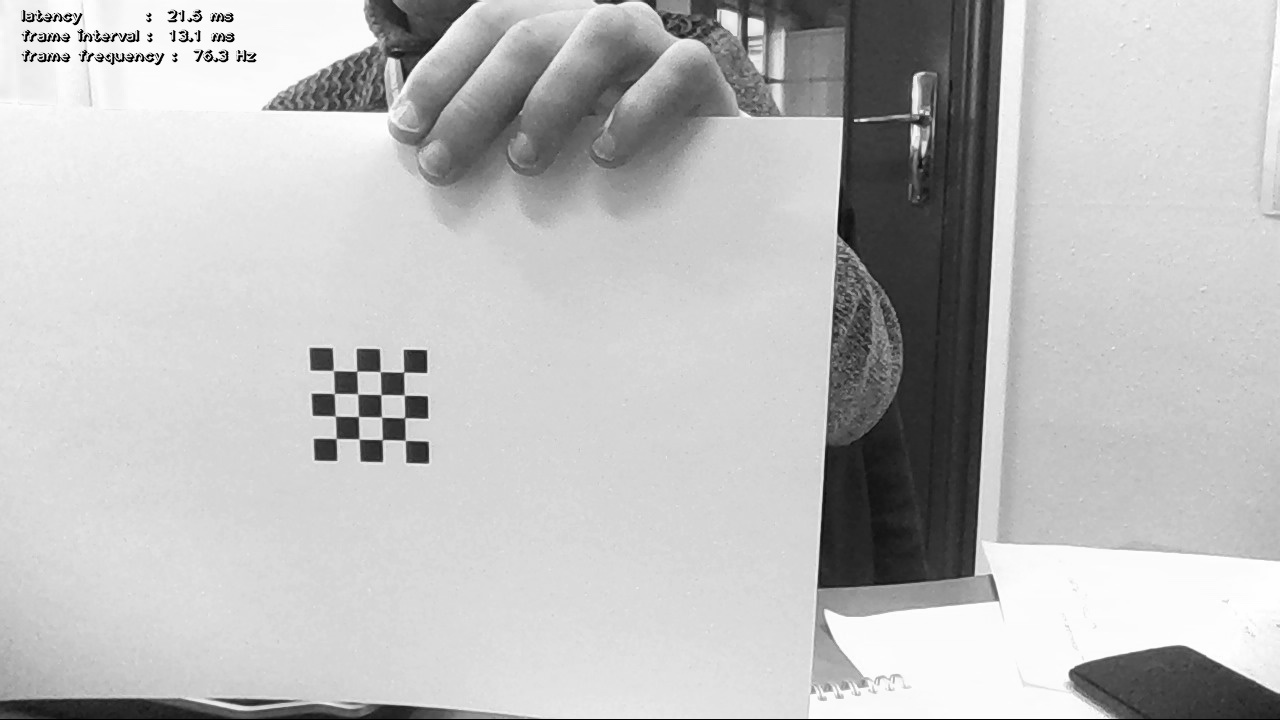
#> input picture Sources/Camera/Tracking/chessboard/New folder (3)/img1.jpg, 1280 x 720 px, found by its file name
$ python imagedisparity.py
#> lines starting #> are read from the running program, lines starting #| are printed output that depends on the picture
import numpy as np
import cv2
from matplotlib import pyplot as plt

imgL = cv2.imread('img1.jpg', 0)
#> imgL is the input picture: shape (720, 1280); min 0, max 255, mean 189.7
imgR = cv2.imread('img0.jpg', 0)
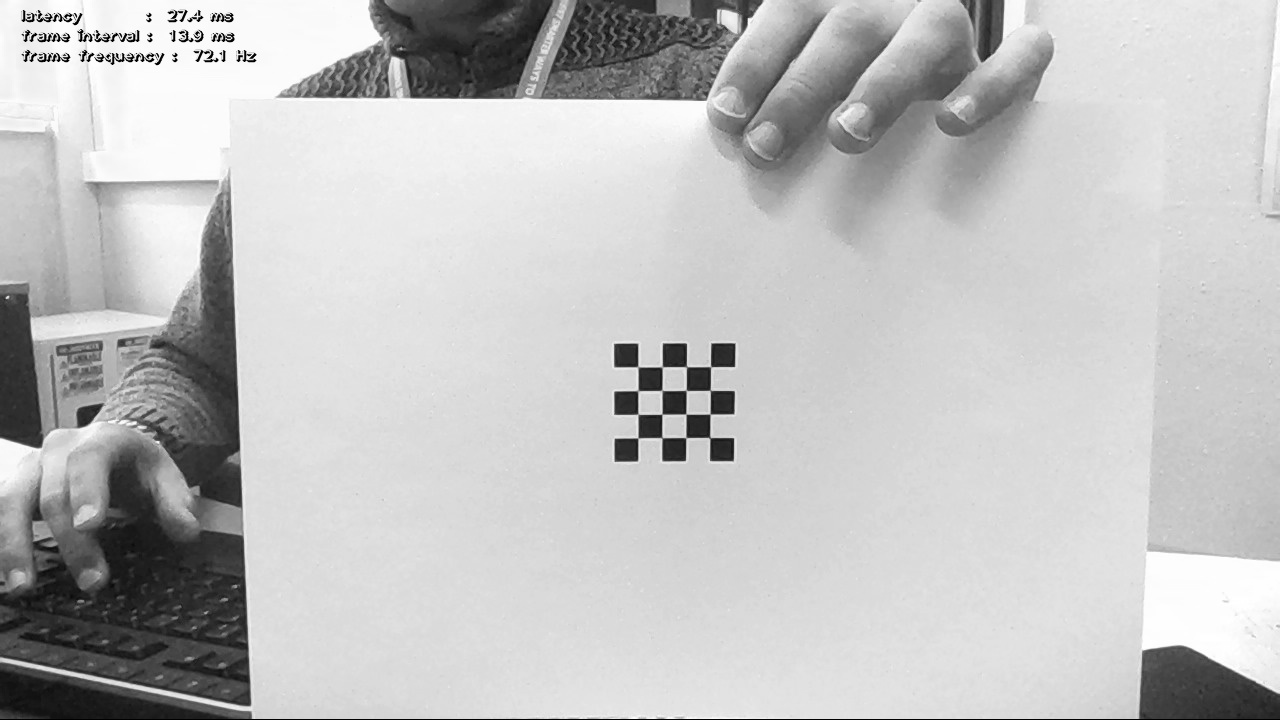
#> input picture Sources/Camera/Tracking/chessboard/New folder (3)/img0.jpg, 1280 x 720 px, found by its file name
#> imgR is the input picture: shape (720, 1280); min 0, max 255, mean 192.5
window_size = 3
min_disp = 16
num_disp = 256 - min_disp
stereo = cv2.StereoSGBM_create(minDisparity=min_disp,
                               numDisparities=num_disp,
                               blockSize=2,
                               P1=8 * 3 * window_size ** 2,
                               P2=32 * 3 * window_size ** 2,
                               disp12MaxDiff=1,
                               uniquenessRatio=10,
                               speckleWindowSize=50,
                               speckleRange=64
                               )
# stereo = cv2.StereoSGBM_create(numDisparities=512, blockSize=2)
disparity = stereo.compute(imgL, imgR)
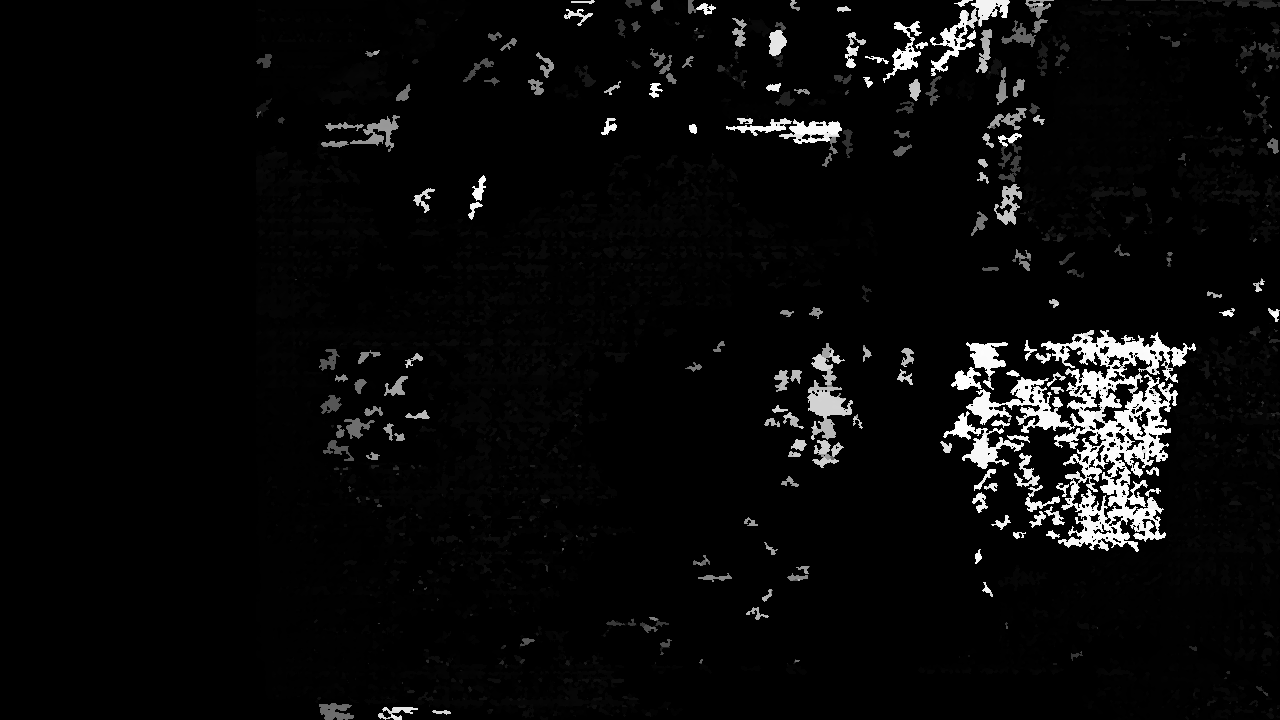
#> disparity: shape (720, 1280) int16; min 240, max 4080, mean 392.1; drawn with min black and max white
plt.imshow(disparity, 'gray')
plt.show()
